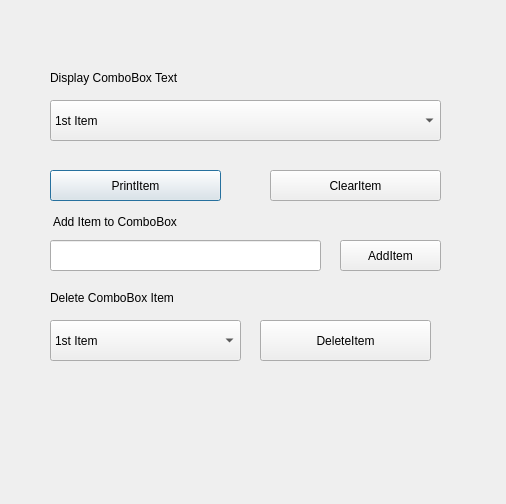
<?xml version="1.0" encoding="UTF-8"?>
<ui version="4.0">
 <class>Dialog</class>
 <widget class="QDialog" name="Dialog">
  <property name="geometry">
   <rect>
    <x>0</x>
    <y>0</y>
    <width>506</width>
    <height>504</height>
   </rect>
  </property>
  <property name="windowTitle">
   <string>Dialog</string>
  </property>
  <widget class="QComboBox" name="cmb_Test">
   <property name="geometry">
    <rect>
     <x>50</x>
     <y>100</y>
     <width>391</width>
     <height>41</height>
    </rect>
   </property>
   <item>
    <property name="text">
     <string>1st Item</string>
    </property>
   </item>
  </widget>
  <widget class="QPushButton" name="btn_printItem">
   <property name="geometry">
    <rect>
     <x>50</x>
     <y>170</y>
     <width>171</width>
     <height>31</height>
    </rect>
   </property>
   <property name="text">
    <string>PrintItem</string>
   </property>
  </widget>
  <widget class="QPushButton" name="btn_clearItem">
   <property name="geometry">
    <rect>
     <x>270</x>
     <y>170</y>
     <width>171</width>
     <height>31</height>
    </rect>
   </property>
   <property name="text">
    <string>ClearItem</string>
   </property>
  </widget>
  <widget class="QLineEdit" name="lineedit_addItem">
   <property name="geometry">
    <rect>
     <x>50</x>
     <y>240</y>
     <width>271</width>
     <height>31</height>
    </rect>
   </property>
  </widget>
  <widget class="QPushButton" name="btn_addItem">
   <property name="geometry">
    <rect>
     <x>340</x>
     <y>240</y>
     <width>101</width>
     <height>31</height>
    </rect>
   </property>
   <property name="text">
    <string>AddItem</string>
   </property>
  </widget>
  <widget class="QLabel" name="label">
   <property name="geometry">
    <rect>
     <x>50</x>
     <y>70</y>
     <width>241</width>
     <height>16</height>
    </rect>
   </property>
   <property name="text">
    <string>Display ComboBox Text</string>
   </property>
  </widget>
  <widget class="QLabel" name="label_2">
   <property name="geometry">
    <rect>
     <x>53</x>
     <y>214</y>
     <width>241</width>
     <height>16</height>
    </rect>
   </property>
   <property name="text">
    <string>Add Item to ComboBox</string>
   </property>
  </widget>
  <widget class="QLabel" name="label_3">
   <property name="geometry">
    <rect>
     <x>50</x>
     <y>290</y>
     <width>241</width>
     <height>16</height>
    </rect>
   </property>
   <property name="text">
    <string>Delete ComboBox Item</string>
   </property>
  </widget>
  <widget class="QComboBox" name="cmb_second">
   <property name="geometry">
    <rect>
     <x>50</x>
     <y>320</y>
     <width>191</width>
     <height>41</height>
    </rect>
   </property>
   <item>
    <property name="text">
     <string>1st Item</string>
    </property>
   </item>
  </widget>
  <widget class="QPushButton" name="btn_deleteItem">
   <property name="geometry">
    <rect>
     <x>260</x>
     <y>320</y>
     <width>171</width>
     <height>41</height>
    </rect>
   </property>
   <property name="text">
    <string>DeleteItem</string>
   </property>
  </widget>
 </widget>
 <resources/>
 <connections/>
</ui>
